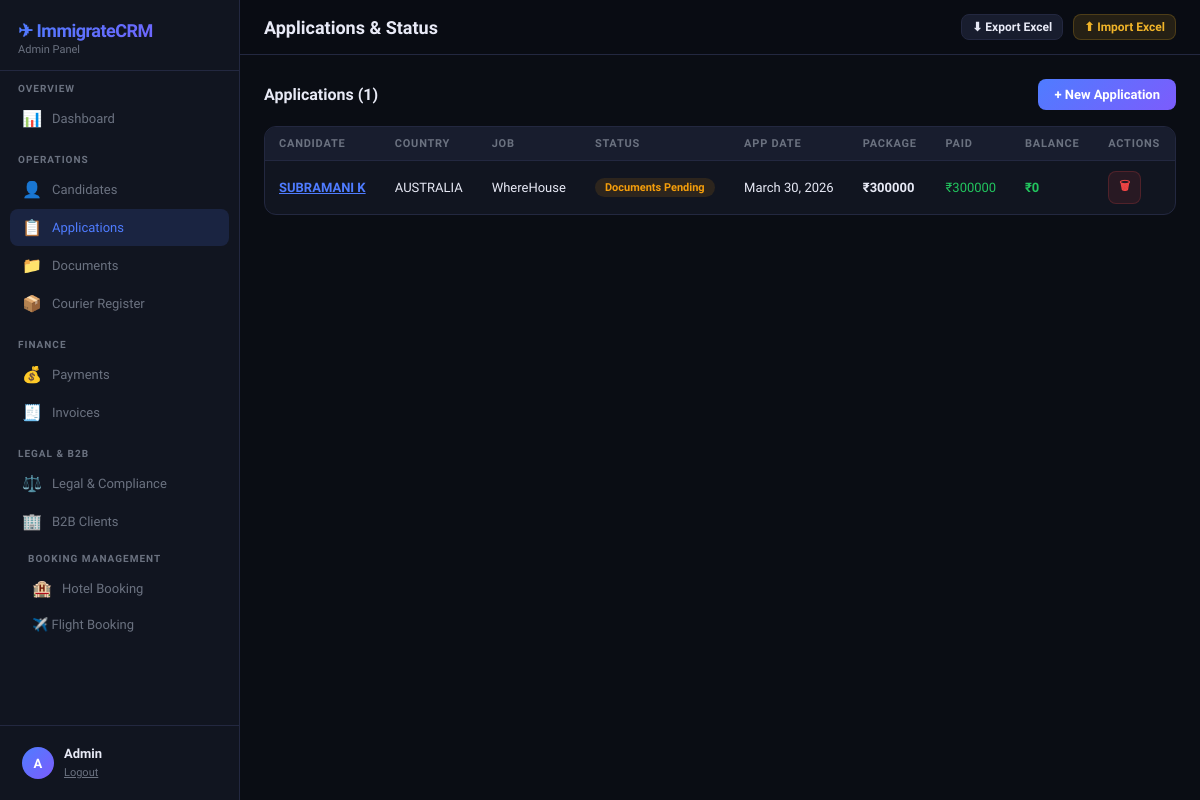
/applications/ (signed in), run on an earlier commit of the app's database.
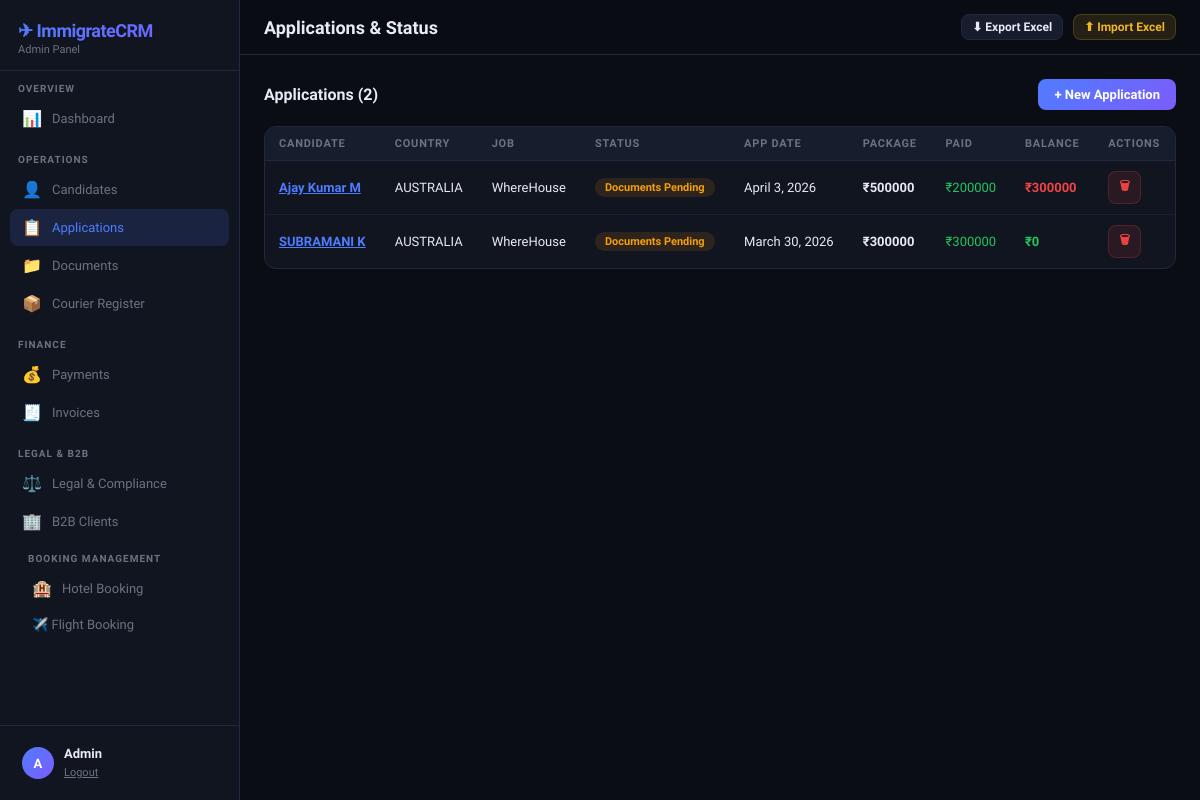
And on a later commit of the database.
### crm/models.py (models this page shows, shortened)
class Application(models.Model):
    STATUS_CHOICES = [
        ('New','New'),('Documents Pending','Documents Pending'),
        ('Processing','Processing'),('Visa Applied','Visa Applied'),
        ('Approved','Approved'),('Ticket Booked','Ticket Booked'),
        ('Boarded','Boarded'),('Cancelled','Cancelled'),('Refunded','Refunded'),
    ]
    candidate = models.ForeignKey(Candidate, on_delete=models.CASCADE, related_name='applications')
    country = models.CharField(max_length=100, blank=True)
    job_category = models.CharField(max_length=200, blank=True)
    status = models.CharField(max_length=30, choices=STATUS_CHOICES, default='New')
    application_date = models.DateField(null=True, blank=True)
    boarding_date = models.DateField(null=True, blank=True)
    package_amount = models.DecimalField(max_digits=12, decimal_places=2, default=0)
    amount_paid = models.DecimalField(max_digits=12, decimal_places=2, default=0)
    remarks = models.TextField(blank=True)
    created_at = models.DateTimeField(auto_now_add=True)
    @property
    def balance(self):
        return self.package_amount - self.amount_paid
    class Meta:
        ordering = ['-created_at']

class Candidate(models.Model):
    CANDIDATE_TYPE = [('New','New'),('Renewal','Renewal'),('Repeat','Repeat')]
    STATUS_CHOICES = [
        ('New','New'),('Documents Pending','Documents Pending'),
        ('Processing','Processing'),('Visa Applied','Visa Applied'),
        ('Approved','Approved'),('Ticket Booked','Ticket Booked'),
        ('Boarded','Boarded'),('Cancelled','Cancelled'),('Refunded','Refunded'),
    ]
    MEDICAL_CHOICES = [('Pending','Pending'),('Fit','Fit'),('Unfit','Unfit'),
                       ('Awaiting Report','Awaiting Report'),('Done','Done')]
    VISA_CHOICES = [('Not Applied','Not Applied'),('Applied','Applied'),
                    ('Approved','Approved'),('Rejected','Rejected'),('On Hold','On Hold')]
    TICKET_CHOICES = [('Not Booked','Not Booked'),('Booked','Booked'),
                      ('Confirmed','Confirmed'),('Cancelled','Cancelled')]
    RESUME_CHOICES = [('Not Received','Not Received'),('Received','Received'),('Uploaded','Uploaded')]
    PASSPORT_COPY_CHOICES = [('Not Received','Not Received'),('Soft Copy','Soft Copy'),
                             ('Original','Original'),('Both','Both')]
    OFFER_LETTER_CHOICES = [('Not Received','Not Received'),('Received','Received'),
                            ('Signed','Signed'),('Sent to Candidate','Sent to Candidate')]
    name = models.CharField(max_length=200)
    phone = models.CharField(max_length=20)
    passport_number = models.CharField(max_length=50, blank=True)
    country = models.CharField(max_length=100, blank=True)
    position = models.CharField(max_length=200, blank=True)
    experience = models.CharField(max_length=100, blank=True)
    status = models.CharField(max_length=30, choices=STATUS_CHOICES, default='New')
    medical_status = models.CharField(max_length=30, choices=MEDICAL_CHOICES, default='Pending')
    visa_status = models.CharField(max_length=30, choices=VISA_CHOICES, default='Not Applied')
    ticket_status = models.CharField(max_length=30, choices=TICKET_CHOICES, default='Not Booked')
    payment = models.DecimalField(max_digits=12, decimal_places=2, default=0)
    resume_status = models.CharField(max_length=30, choices=RESUME_CHOICES, default='Not Received')
    resume_file = models.FileField(upload_to='resumes/', blank=True, null=True)
    passport_copy_status = models.CharField(max_length=30, choices=PASSPORT_COPY_CHOICES, default='Not Received')
    passport_copy_file = models.FileField(upload_to='passports/', blank=True, null=True)
    offer_letter_status = models.CharField(max_length=30, choices=OFFER_LETTER_CHOICES, default='Not Received')
    offer_letter_file = models.FileField(upload_to='offer_letters/', blank=True, null=True)
    travel_date = models.DateField(null=True, blank=True)
    reference = models.CharField(max_length=200, blank=True)
    remarks = models.TextField(blank=True)
    followup_date = models.DateField(null=True, blank=True)
    staff_name = models.CharField(max_length=100, blank=True)
    registration_date = models.DateField(null=True, blank=True)
    candidate_type = models.CharField(max_length=20, choices=CANDIDATE_TYPE, default='New')
    created_at = models.DateTimeField(auto_now_add=True)
    updated_at = models.DateTimeField(auto_now=True)
    class Meta:
        ordering = ['-created_at']

### crm/views.py (the view)
# urls.py: path('applications/', views.applications, name='applications'),
@login_required
def applications(request):
    status_filter = request.GET.get('status','')
    q = request.GET.get('q','')
    qs = Application.objects.select_related('candidate').all()
    if status_filter:
        qs = qs.filter(status=status_filter)
    if q:
        qs = qs.filter(Q(candidate__name__icontains=q)|Q(country__icontains=q)|Q(job_category__icontains=q))
    form = ApplicationForm()
    statuses = [s[0] for s in Application.STATUS_CHOICES]
    return render(request, 'crm/applications.html', {
        'applications': qs, 'form': form, 'statuses': statuses,
        'status_filter': status_filter, 'q': q, 'page': 'applications'
    })

### crm/templates/crm/applications.html (shortened to what this page needs)
{% extends 'crm/base.html' %}
{% block page_title %}Applications & Status{% endblock %}
{% block content %}
<div class="section-header">
<div class="section-title">
Applications ({{ applications|length }})
</div>
<button class="btn btn-primary"
onclick="document.getElementById('addAppModal').style.display='flex'">
+ New Application
</button>
</div>
<div class="table-card">
<div class="table-responsive">
<table>
<thead>
<tr>
<th>Candidate</th>
<th>Country</th>
<th>Job</th>
<th>Status</th>
<th>App Date</th>
<th>Package</th>
<th>Paid</th>
<th>Balance</th>
<th>Actions</th>
</tr>
</thead>
<tbody>
{% for a in applications %}
<tr>
<td>
<a href="{% url 'candidate_view' a.candidate.pk %}"
style="color:var(--accent);font-weight:600;">
{{ a.candidate.name }}
</a>
</td>
<td>{{ a.country|default:"—" }}</td>
<td>{{ a.job_category|default:"—" }}</td>
<td>
<span class="badge badge-{{ a.status|lower|slugify }}">
{{ a.status }}
</span>
</td>
<td>
{{ a.application_date|default:"—" }}
</td>
<td class="fw-bold">
₹{{ a.package_amount|floatformat:0 }}
</td>
<td class="text-green">
₹{{ a.amount_paid|floatformat:0 }}
</td>
<td class="fw-bold
{% if a.balance > 0 %}
text-red
{% else %}
text-green
{% endif %}
">
₹{{ a.balance|floatformat:0 }}
</td>
<td>
<a href="{% url 'application_delete' a.pk %}"
class="btn btn-danger btn-sm"
onclick="return confirm('Delete this application?')">
🗑
</a>
</td>
</tr>
{% endfor %}
</tbody>
</table>
</div>
</div>
{% endblock %}

### crm/templates/crm/base.html (shortened to what this page needs)
{% load static %}
<!DOCTYPE html>
<html lang="en">
<head>
<link rel="stylesheet" href="{% static 'crm/css/style.css' %}">
</head>
<body>
<div class="app-shell">
  <div class="sidebar">
    <div class="sidebar-header">
      <div class="sidebar-brand">✈ ImmigrateCRM</div>
      <div class="sidebar-role">{{ request.user.username|title }} Panel</div>
    </div>
    <div class="nav-section">
      <div class="nav-label">Overview</div>
      <a href="{% url 'dashboard' %}" class="nav-item {% if page == 'dashboard' %}active{% endif %}">
        <span class="nav-icon">📊</span>Dashboard
      </a>
    </div>
    <div class="nav-section">
      <div class="nav-label">Operations</div>
      <a href="{% url 'candidates' %}" class="nav-item {% if page == 'candidates' %}active{% endif %}">
        <span class="nav-icon">👤</span>Candidates
      </a>
      <a href="{% url 'applications' %}" class="nav-item {% if page == 'applications' %}active{% endif %}">
        <span class="nav-icon">📋</span>Applications
      </a>
      <a href="{% url 'documents' %}" class="nav-item {% if page == 'documents' %}active{% endif %}">
        <span class="nav-icon">📁</span>Documents
      </a>
      <a href="{% url 'courier' %}" class="nav-item {% if page == 'courier' %}active{% endif %}">
        <span class="nav-icon">📦</span>Courier Register
      </a>
    </div>
    <div class="nav-section">
      <div class="nav-label">Finance</div>
      <a href="{% url 'payments' %}" class="nav-item {% if page == 'payments' %}active{% endif %}">
        <span class="nav-icon">💰</span>Payments
      </a>
      <a href="{% url 'invoices' %}" class="nav-item {% if page == 'invoices' %}active{% endif %}">
        <span class="nav-icon">🧾</span>Invoices
      </a>
    </div>
    <div class="nav-section">
      <div class="nav-label">Legal & B2B</div>
      <a href="{% url 'legal' %}" class="nav-item {% if page == 'legal' %}active{% endif %}">
        <span class="nav-icon">⚖️</span>Legal & Compliance
      </a>
      <a href="{% url 'b2b' %}" class="nav-item {% if page == 'b2b' %}active{% endif %}">
        <span class="nav-icon">🏢</span>B2B Clients
      </a>
    <div class="nav-section">
<div class="nav-label">
Booking Management
</div>
<a href="{% url 'hotel' %}"
class="nav-item {% if page == 'hotel' %}active{% endif %}">
<span class="nav-icon">
🏨
</span>
Hotel Booking
</a>
<a href="{% url 'flight' %}"
class="nav-item sub">
✈️ Flight Booking
</a>
</div>
    </div>
    <div class="sidebar-footer">
      <div class="user-info">
        <div class="user-avatar">{{ request.user.username|slice:":1"|upper }}</div>
        <div>
          <div class="user-name">{{ request.user.username|title }}</div>
          <a href="{% url 'logout' %}" style="font-size:11px;color:var(--muted);">Logout</a>
        </div>
      </div>
    </div>
  </div>
  <div class="main-content">
    <div class="topbar">
      <div class="topbar-title">{% block page_title %}Dashboard{% endblock %}</div>
      <div class="topbar-actions">
        <a href="{% url 'export_excel' %}" class="btn btn-secondary btn-sm">⬇ Export Excel</a>
        <form method="post" action="{% url 'import_excel' %}" enctype="multipart/form-data" style="display:inline">
          <label class="btn btn-warning btn-sm" style="cursor:pointer">
            ⬆ Import Excel
          </label>
        </form>
      </div>
    </div>
    <div class="page-content">
      {% block content %}{% endblock %}
    </div>
  </div>
</div>
</body>
</html>

### crm/static/crm/css/style.css (style rules this page uses)
:root { --bg: #0a0d14; --surface: #111520; --surface2: #181d2e; --border: #232840; --accent: #4f7cff; --accent2: #7c5cfc; --gold: #f0b429; --green: #22c55e; --red: #ef4444; --amber: #f59e0b; --text: #e8eaf6; --muted: #6b7280; --radius: 12px; --shadow: 0 8px 32px rgba(0,0,0,0.4); }
* { margin:0;padding:0;box-sizing:border-box; }
body { font-family:'Sora',sans-serif;background:var(--bg);color:var(--text);min-height:100vh; }
.btn { padding:8px 16px;border-radius:8px;border:none;font-family:'Sora',sans-serif; font-size:13px;font-weight:600;cursor:pointer;transition:all .15s; display:inline-flex;align-items:center;gap:6px;text-decoration:none; }
.btn-sm { padding:5px 10px;font-size:12px; }
.btn-primary { background:linear-gradient(135deg,var(--accent),var(--accent2));color:#fff; }
.btn-secondary { background:var(--surface2);color:var(--text);border:1px solid var(--border); }
.btn-danger { background:rgba(239,68,68,.1);color:var(--red);border:1px solid rgba(239,68,68,.2); }
.btn-warning { background:rgba(240,180,41,.12);color:var(--gold);border:1px solid rgba(240,180,41,.2); }
.app-shell { display:flex;height:100vh;overflow:hidden; }
.sidebar { width:240px;min-width:240px;background:var(--surface);border-right:1px solid var(--border); display:flex;flex-direction:column;overflow-y:auto; }
.sidebar-header { padding:20px 18px 14px;border-bottom:1px solid var(--border); }
.sidebar-brand { font-size:18px;font-weight:800;letter-spacing:-.5px; background:linear-gradient(135deg,#4f7cff,#7c5cfc);-webkit-background-clip:text;-webkit-text-fill-color:transparent; }
.sidebar-role { font-size:11px;color:var(--muted);margin-top:2px; }
.nav-section { padding:12px 10px 4px; }
.nav-label { font-size:10px;font-weight:700;color:var(--muted);letter-spacing:.1em;text-transform:uppercase;padding:0 8px 6px; }
.nav-item { display:flex;align-items:center;gap:10px;padding:9px 12px;border-radius:8px; cursor:pointer;font-size:13px;font-weight:500;color:var(--muted); transition:all .15s;margin-bottom:1px;text-decoration:none; }
.nav-item.active { background:rgba(79,124,255,.15);color:var(--accent); }
.nav-item .nav-icon { font-size:16px;width:20px;text-align:center; }
.sidebar-footer { margin-top:auto;padding:12px 10px;border-top:1px solid var(--border); }
.user-info { display:flex;align-items:center;gap:10px;padding:8px 12px; }
.user-avatar { width:32px;height:32px;background:linear-gradient(135deg,var(--accent),var(--accent2)); border-radius:50%;display:flex;align-items:center;justify-content:center;font-size:13px;font-weight:700;color:#fff; }
.user-name { font-size:13px;font-weight:600; }
.main-content { flex:1;overflow-y:auto;background:var(--bg); }
.topbar { position:sticky;top:0;z-index:10;background:rgba(10,13,20,.95); backdrop-filter:blur(10px);border-bottom:1px solid var(--border); padding:14px 24px;display:flex;align-items:center;justify-content:space-between; }
.topbar-title { font-size:18px;font-weight:700; }
.topbar-actions { display:flex;gap:10px;align-items:center; }
.page-content { padding:24px; }
.section-header { display:flex;align-items:center;justify-content:space-between;margin-bottom:16px; }
.section-title { font-size:16px;font-weight:700; }
.table-card { background:var(--surface);border:1px solid var(--border);border-radius:var(--radius);overflow:hidden; }
.table-responsive { overflow-x:auto; }
table { width:100%;border-collapse:collapse; }
th { background:var(--surface2);font-size:11px;font-weight:700;color:var(--muted); text-transform:uppercase;letter-spacing:.07em;padding:10px 14px;text-align:left; border-bottom:1px solid var(--border);white-space:nowrap; }
td { padding:10px 14px;font-size:13px;border-bottom:1px solid rgba(35,40,64,.5);vertical-align:middle; }
tr:last-child td { border-bottom:none; }
.badge { display:inline-flex;align-items:center;padding:3px 10px;border-radius:999px;font-size:11px;font-weight:600;white-space:nowrap; }
.badge-processing,.badge-documents-pending,.badge-pending,.badge-awaiting-report { background:rgba(245,158,11,.12);color:#f59e0b; }
.text-green { color:var(--green); }
.text-red { color:var(--red); }
.fw-bold { font-weight:700; }

What changed in the data, as far as the page shows it:
added Application: candidate.name "Ajay Kumar M", country "AUSTRALIA", job_category "WhereHouse", status "Documents Pending", application_date "April 3, 2026", package_amount "500000", amount_paid "200000", balance "300000"
Also different on the page:
{{ applications|length }}: "1" → "2"
